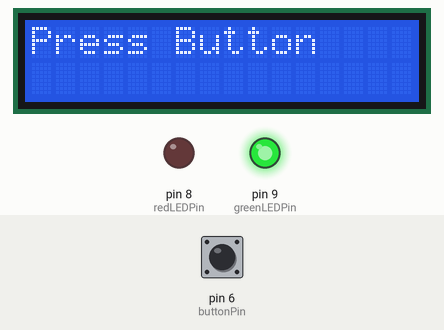
Simulated run of this sketch. Board: Arduino Uno, built with avr-gcc and run on an emulated ATmega328P. On the bench: 16×2 character LCD, output pins drawn as LEDs (lit = HIGH). The inputs (shaded band) are chosen by the test bench; at power-on: pin 6 (buttonPin) LOW.

Above: at 1.2 s.
1.3 s: pin 6 (buttonPin) pulled HIGH for 0.15 s
At 2.1 s:
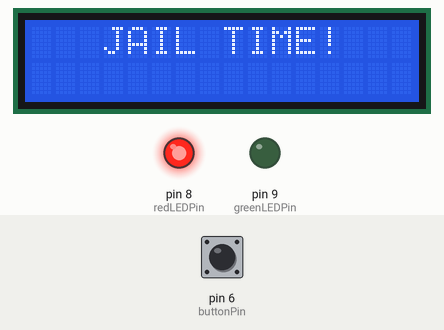
At 3.1 s:
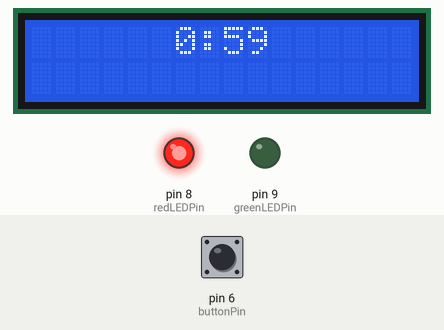
Timing chart, 0 to 4.6 s (numbered marks = the images above; inputs shaded):
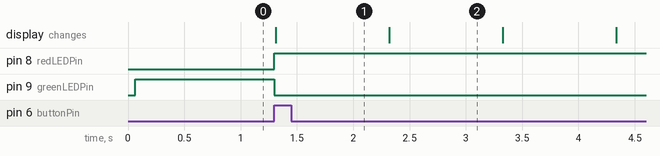

The sketch:

arduino_phone_jail.ino
```cpp
#include <LiquidCrystal_I2C.h>

LiquidCrystal_I2C lcd(0x27, 16, 2);

int buttonPin = 6;
int redLEDPin = 8;
int greenLEDPin = 9;

int buttonState;
bool timerStarted = false;

unsigned long minutesLeft = 1; //ms
unsigned long secondsLeft = 0;

void setup() {
  lcd.init();
  lcd.backlight();
  lcd.setCursor(0, 0);
  pinMode(buttonPin, INPUT);
  pinMode(redLEDPin, OUTPUT);
  pinMode(greenLEDPin, OUTPUT);
  digitalWrite(greenLEDPin, HIGH);
  digitalWrite(buttonPin, LOW);
  lcd.print("Press Button");
}

void loop() {
  buttonState = digitalRead(buttonPin);
  if(buttonState == HIGH && !timerStarted){
    digitalWrite(greenLEDPin, LOW);
    digitalWrite(redLEDPin, HIGH);
    timerStarted = true;
   	printLCD("JAIL TIME!",3,0);
    delay(1000);
  }
  else if(timerStarted){

    if(secondsLeft == 0 && minutesLeft > 0){
     minutesLeft -= 1;
     secondsLeft = 60;
    }
    secondsLeft -= 1;
    String secondsDisplayed = "";
    if(secondsLeft < 10){
      secondsDisplayed = "0" + String(secondsLeft);
    }
    else{
      secondsDisplayed = String(secondsLeft);
    }

    printLCD(String(minutesLeft) + ":" + secondsDisplayed, 6, 0);
    delay(1000);
  }
  if(timerStarted && minutesLeft == 0 && secondsLeft == 0){
    printLCD("Sentence Served!", 0, 0);
  	resetTimer();
  }
}

void printLCD(String msg, int cursorX, int cursorY){
    lcd.clear();
    lcd.setCursor(cursorX, cursorY);
    lcd.print(msg);
}

void resetTimer(){
   digitalWrite(greenLEDPin, HIGH);
   digitalWrite(redLEDPin, LOW);
   digitalWrite(buttonPin, LOW);
   minutesLeft = 1;
   secondsLeft = 0;
   delay(1000);
   lcd.clear();
   lcd.print("Press Button");
   timerStarted = false;
}
```

Measured:
- after the input at 1.3 s, pin 8 (redLEDPin): LOW → HIGH at once; pin 9 (greenLEDPin): HIGH → LOW at once; the display: changes at once (image 1)
